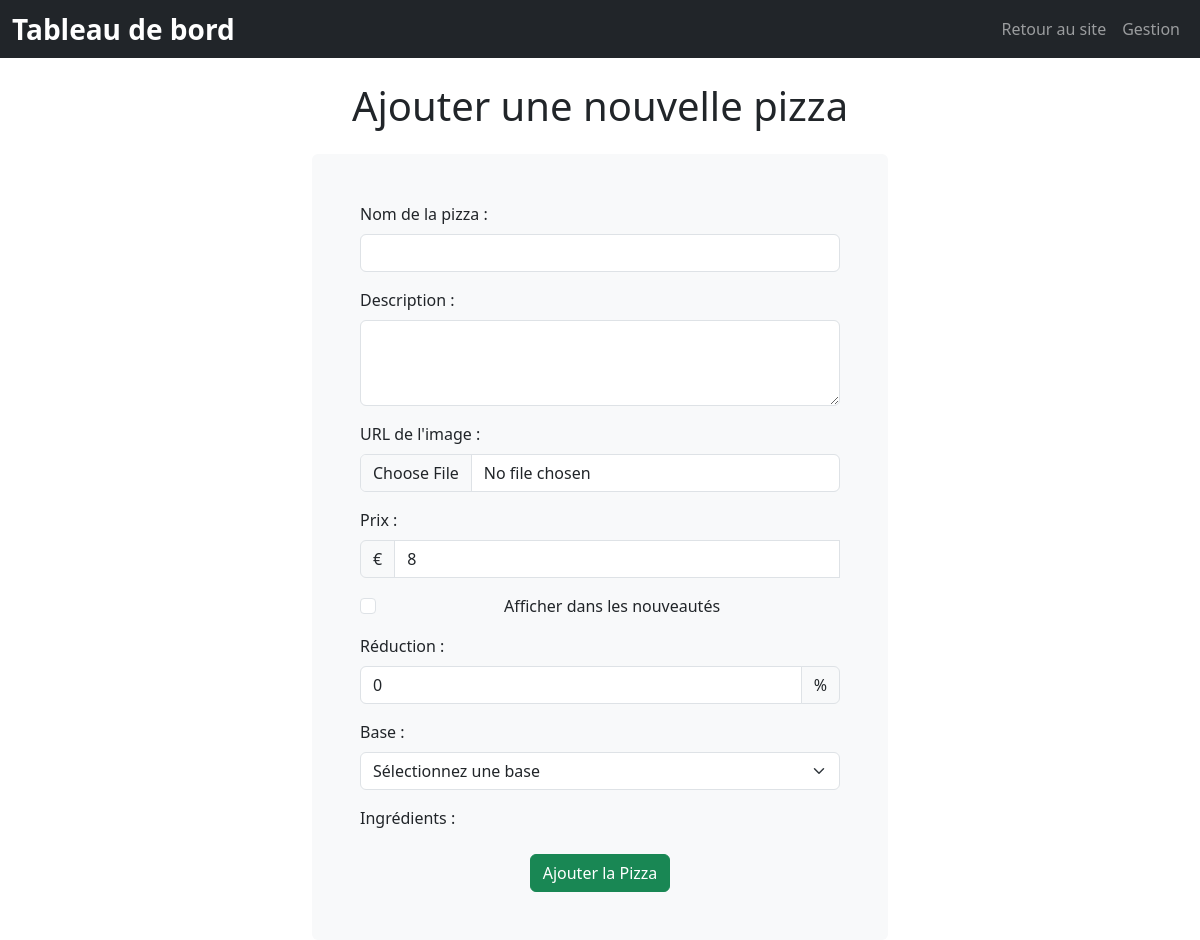
Before: /back_office/create_pizza.php with the older database file.
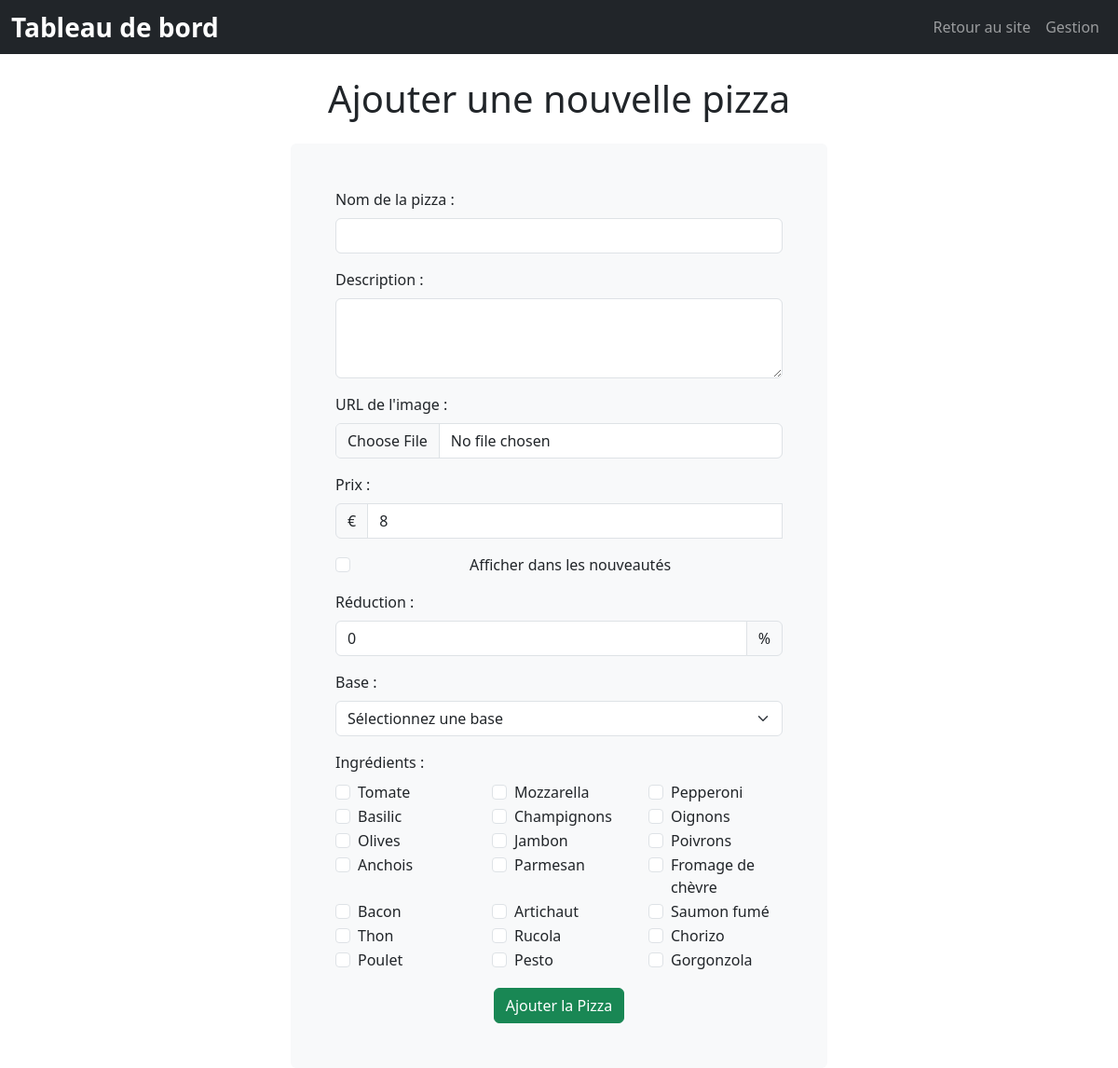
After: the same page with the newer database file.
### tables this page shows
CREATE TABLE `ingredients` (
  `ingredient_id` int NOT NULL,
  `name` varchar(255) NOT NULL,
  `description` varchar(255) NOT NULL,
  `image_url` varchar(255) NOT NULL,
  `extra_price` decimal(5,2) DEFAULT NULL,
  `is_available` tinyint(1) NOT NULL,
  `is_bio` tinyint(1) NOT NULL,
  `is_allergen` tinyint(1) NOT NULL
);

### src/back_office/create_pizza.php (the view, shortened to what this page needs)
<!DOCTYPE html>
<html lang="fr">
<head>
    <link href="https://cdn.jsdelivr.net/npm/bootstrap@5.3.0/dist/css/bootstrap.min.css" rel="stylesheet">
</head>
<body>
    <?php include 'backoffice_nav.php'?>
    <div class="d-flex justify-content-center mt-4">
        <div class="container mx-auto col-md-6">
            <h1 class="mb-4 text-center">Ajouter une nouvelle pizza</h1>
            <form class="bg-light rounded-2 p-5" id="uploadForm" action="bo_create_pizza.php" method="POST"
                enctype="multipart/form-data" class="needs-validation" novalidate>
                <div class="mb-3 mx-auto">
                    <label for="name" class="form-label">Nom de la pizza :</label>
                    <input type="text" id="name" name="name" class="form-control" required>
                </div>
                <div class="mb-3 mx-auto">
                    <label for="description" class="form-label">Description :</label>
                    <textarea id="description" name="description" class="form-control" rows="3" required></textarea>
                </div>
                <div class="mb-3 mx-auto">
                    <label for="image_url" class="form-label">URL de l'image :</label>
                    <input type="file" id="image_url" name="image_url" class="form-control"
                        accept=".jpg, .jpeg, .png, .gif" required>
                </div>
                <div class="mb-3 mx-auto">
                    <label for="price" class="form-label">Prix :</label>
                    <div class="input-group">
                        <span class="input-group-text">€</span>
                        <input type="number" id="price" name="price" class="form-control" step="0.1" value="8" required>
                    </div>
                </div>
                <div class="form-check mb-3 text-center">
                    <input type="checkbox" id="is_new" name="is_new" class="form-check-input">
                    <label for="is_new" class="form-check-label">Afficher dans les nouveautés</label>
                </div>
                <div class="mb-3 mx-auto">
                    <label for="is_discounted" class="form-label">Réduction :</label>
                    <div class="input-group">
                        <input type="number" id="is_discounted" name="is_discounted" class="form-control" step="1"
                            value="0">
                        <span class="input-group-text">%</span>
                    </div>
                </div>
                <div class="mb-3 mx-auto">
                    <label for="base_id" class="form-label">Base :</label>
                    <select id="base_id" name="base_id" class="form-select" required>
                        <option default disabled selected>Sélectionnez une base</option>
                        <?php
                            require_once('../php_sql/db_connect.php');
                        ?>
                    </select>
                </div>
                <div class="mb-3 mx-auto">
                    <label class="form-label">Ingrédients :</label>
                    <div class="row">
                        <?php
                            $sql = "SELECT ingredient_id, name, description FROM ingredients";
                            $query = $db->prepare($sql);
                            $query->execute();
                            $ingredients = $query->fetchAll(PDO::FETCH_ASSOC);
                            foreach ($ingredients as $ingredient){
                                echo '<div class="col-md-4">';
                                echo '<div class="form-check">';
                                echo '<input type="checkbox" name="ingredients[]" value="'.$ingredient['ingredient_id'].'" class="form-check-input">';
                                echo '<label class="form-check-label">'.$ingredient['name'].'</label>';
                                echo '</div>';
                                echo '</div>';
                            }
                        ?>
                    </div>
                </div>
                <div class="d-flex justify-content-center">
                    <button type="submit" class="btn btn-success">Ajouter la Pizza</button>
                </div>
            </form>
        </div>
    </div>
</body>
</html>

### src/back_office/backoffice_nav.php (shortened to what this page needs)
<nav class="navbar navbar-expand-lg navbar-dark bg-dark">
        <div class="container-fluid d-flex align-items-center">
            <p class="text-white fw-bold fs-3 mb-0">Tableau de bord</p>
            <div class="collapse navbar-collapse" id="navbarNav">
                <ul class="navbar-nav ms-auto">
                    <li class="nav-item">
                        <a class="nav-link" href="../index.php">Retour au site</a>
                    </li>
                    <li class="nav-item">
                        <a class="nav-link" href="../back_office/backoffice.php">Gestion</a>
                    </li>
                </ul>
            </div>
        </div>
    </nav>

Changed rows visible on the page:
added ingredients: name "Tomate"
added ingredients: name "Mozzarella"
added ingredients: name "Pepperoni"
added ingredients: name "Basilic"
added ingredients: name "Champignons"
added ingredients: name "Oignons"
added ingredients: name "Olives"
added ingredients: name "Jambon"
added ingredients: name "Poivrons"
added ingredients: name "Anchois"
added ingredients: name "Parmesan"
added ingredients: name "Fromage de chèvre"
added ingredients: name "Bacon"
added ingredients: name "Artichaut"
added ingredients: name "Saumon fumé"
added ingredients: name "Thon"
added ingredients: name "Rucola"
added ingredients: name "Chorizo"
added ingredients: name "Poulet"
added ingredients: name "Pesto"
added ingredients: name "Gorgonzola"
